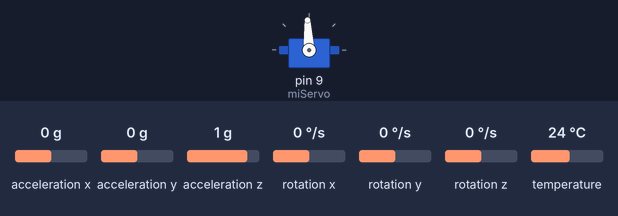
Bench run of a sketch on a simulated Arduino Uno, built with avr-gcc and run on an emulated ATmega328P. Shown: servo. The test bench sets the inputs (shaded band); at power-on: acceleration x 0 g, acceleration y 0 g, acceleration z 1 g, rotation x 0 °/s, rotation y 0 °/s, rotation z 0 °/s, temperature 24 °C. What the sketch prints to the serial monitor is not drawn.

Above: at 0.1 s.
At 1.2 s:
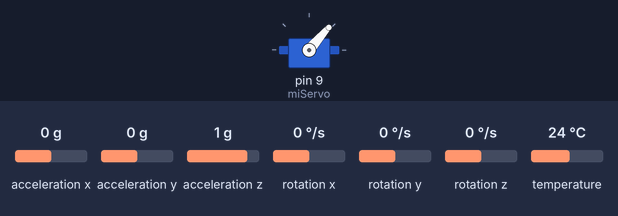
Timing chart, 0 to 2.7 s (numbered marks = the images above):
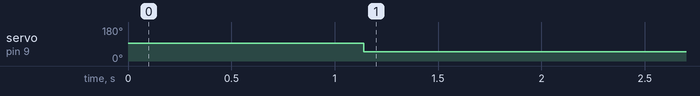

Measured:
- by itself, servo on pin 9 (miServo): 93° → 49° at 1.1 s

The sketch:

Limites_servo.ino
```cpp
#include <Servo.h>
#include <Adafruit_MPU6050.h>
#include <Adafruit_Sensor.h>
#include <Wire.h>

#define PERIODO 20000 //período del ciclo en us. En este caso se elige un preíodo grande para que el servo tenga tiempo para estabilizarse
#define N 100 //Cantidad de ciclos para cambiar el comando
#define N_MUESTRAS 50 //Cantidad de vececs que se mide el ángulo de la IMU para estimar el sesgo

Adafruit_MPU6050 mpu;
Servo miServo;

float theta_bias = 0;

typedef enum {ANTIHORARIO, HORARIO} estado_t;
#define ANGULO_1 -45
#define ANGULO_2 -45

void setup() {
  miServo.attach(9); // pin PWM
  Serial.begin(115200); // Inicia la comunicación serial

  Serial.println("Adafruit MPU6050 test!");

  // Try to initialize!
  if (!mpu.begin()) {
    Serial.println("Failed to find MPU6050 chip");
    while (1) {
      delay(10);
    }
  }
  Serial.println("MPU6050 Found!");

  mpu.setAccelerometerRange(MPU6050_RANGE_8_G);
  mpu.setGyroRange(MPU6050_RANGE_500_DEG);
  mpu.setFilterBandwidth(MPU6050_BAND_44_HZ);

  miServo.writeMicroseconds(1500);
  delay(1000);

  sensors_event_t a, g, t;
  for(int i = 0; i < N_MUESTRAS; i++){ //Se calcula es sesgo como el promedio de (N_MUESTRAS) mediciones
    mpu.getEvent(&a, &g, &t);
    theta_bias += (180/PI) * atan2(a.acceleration.y, a.acceleration.z);
  }
  theta_bias/=N_MUESTRAS;
}


float theta_x_acc = 0; //Posición angular estimada por el acelerómetro, asumimos que inicialmente es 0
float theta_x_fc = 0; //Posición angular estimada por el filtro complementario
float theta_x_gyro_fc = 0; //predicción del filtro complementario

float alpha = 0.1;

estado_t estado = ANTIHORARIO;
float angulo_comando = ANGULO_1;
int contador = 0;

void loop() {
  unsigned long t_ini = micros();

  int duty_cycle_servo = (int)mapFloat(angulo_comando, -90, 90, 600, 2400); //544 y 2400 son los valores que acepta writeMicroseconds según la documentación
  miServo.writeMicroseconds(duty_cycle_servo);

  //Estimo el ángulo
  sensors_event_t a, g, t;
  mpu.getEvent(&a, &g, &t);
  theta_x_acc = (180/PI) * atan2(a.acceleration.y, a.acceleration.z) - theta_bias;
  theta_x_gyro_fc = theta_x_fc + (180/PI) * g.gyro.x * (PERIODO/1000000);

  theta_x_fc = alpha * theta_x_acc + (1 - alpha) * theta_x_gyro_fc;

  contador++;

  if(contador%N == 0){
    switch(estado){

      case ANTIHORARIO:
        estado = HORARIO;
        angulo_comando = ANGULO_2;
        break;

      case HORARIO:
        estado = ANTIHORARIO;
        angulo_comando = ANGULO_1;
        break;
    }
  }

  while(micros() - t_ini < PERIODO){}
}

float mapFloat(float valor, float x_inicial, float x_final, float y_inicial, float y_final){
  return (y_final - y_inicial)/(x_final - x_inicial) * (valor - x_inicial) + y_inicial;
}

void matlab_send(float *datos, size_t largo){
  Serial.write("abcd");
  for(size_t i = 0; i < largo; i++){
    byte * b = (byte *) &datos[i];
    Serial.write(b,4);
  }
}
```
